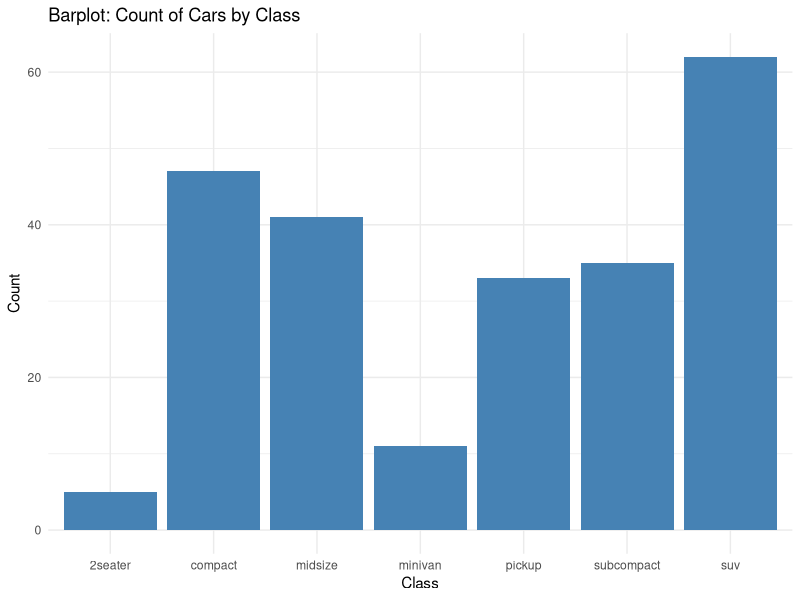
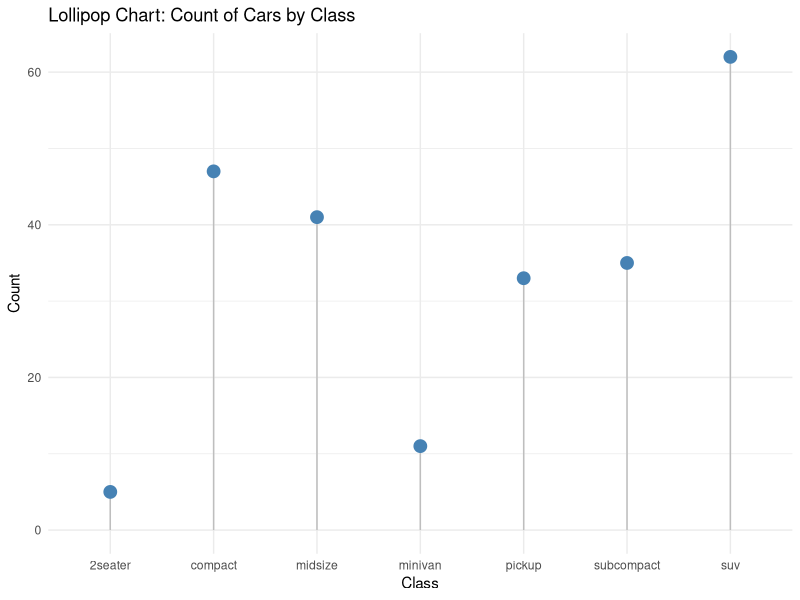
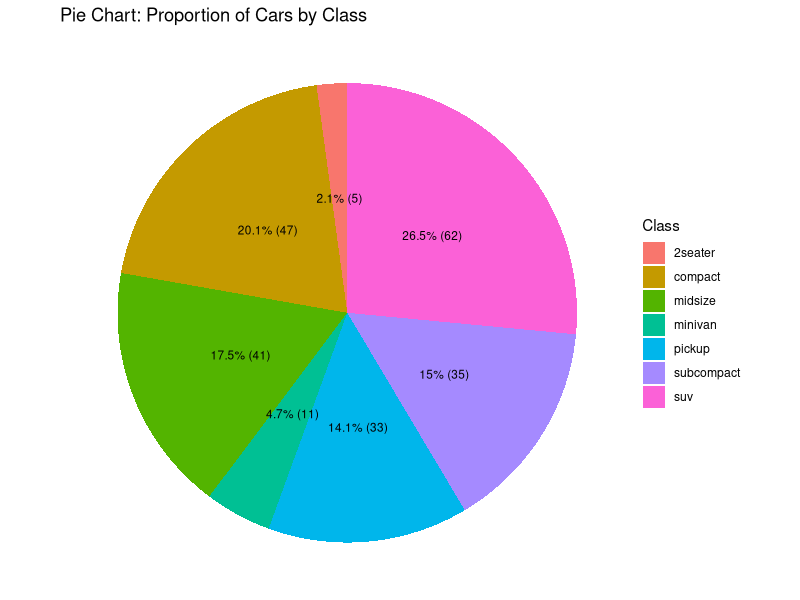
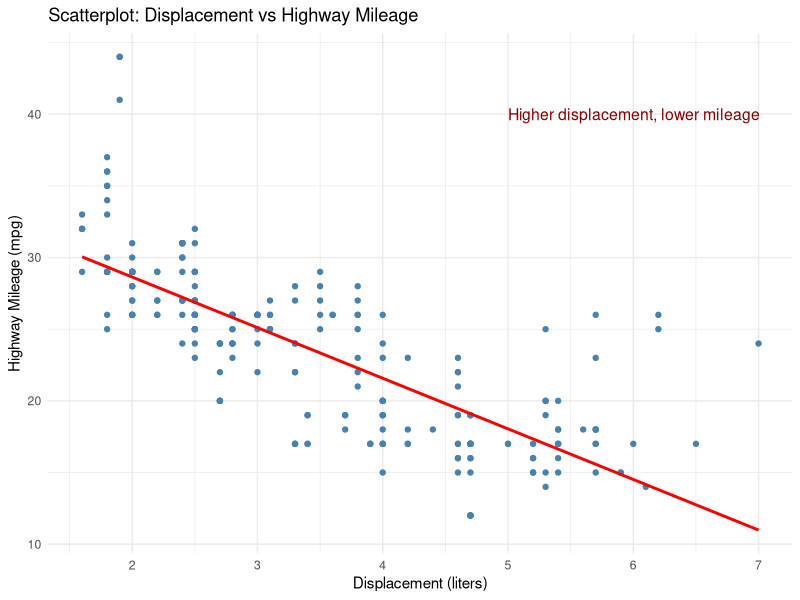
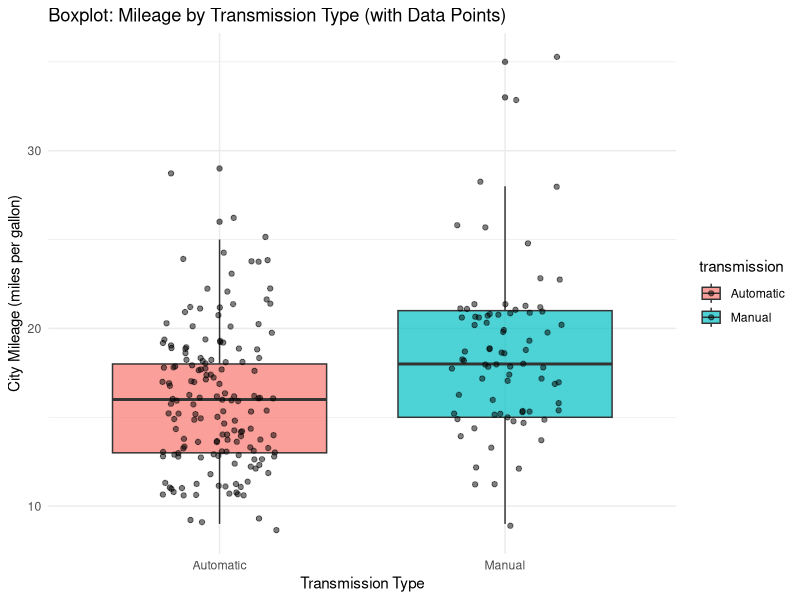
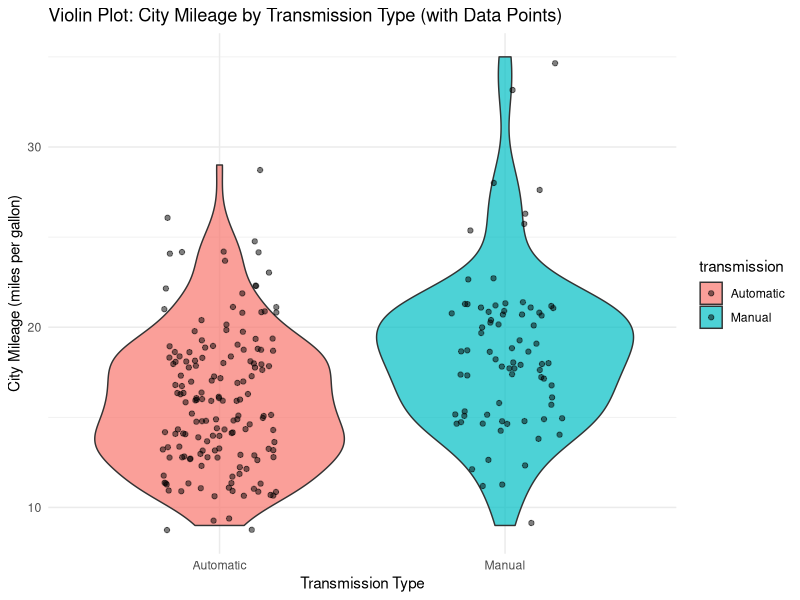
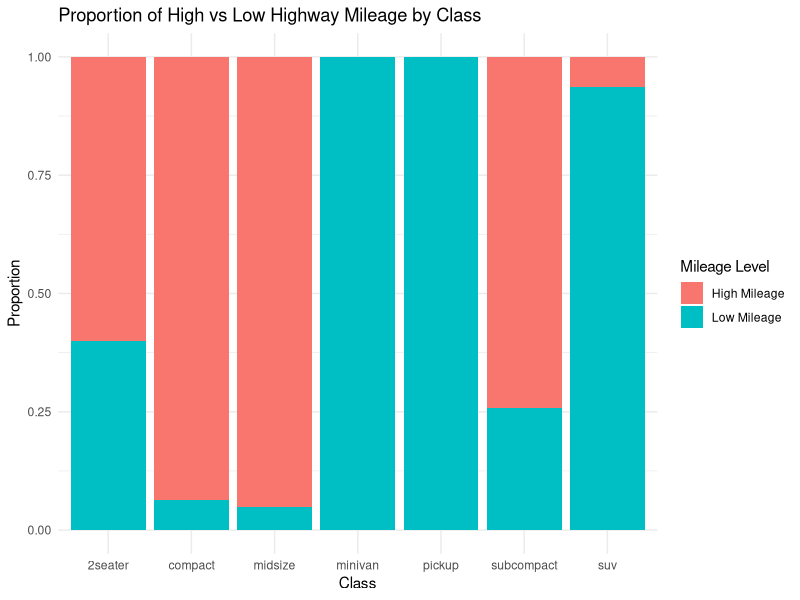
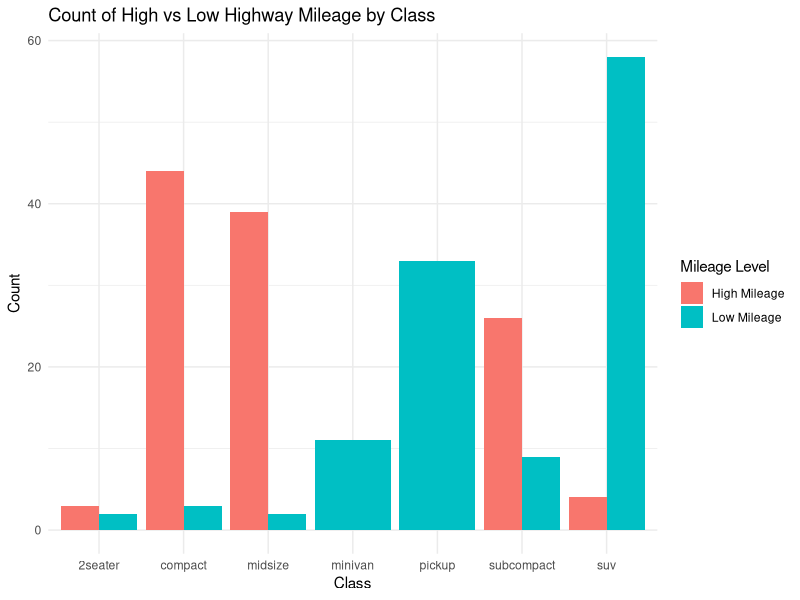

These charts were generated, in order, by the following R code:
## ---- chunk 1
# Load necessary libraries
library(tidyverse)
# Load the dataset
# Unnecessary to load the dataset again, as it was already loaded with tidyverse!

# Explore the dataset
summary(mpg)
head(mpg)

# Barplot: Count of cars by class
ggplot(mpg, aes(x = class)) +
  geom_bar(fill = "steelblue") +
  labs(
    title = "Barplot: Count of Cars by Class",
    x = "Class",
    y = "Count"
  ) +
  theme_minimal()

# Lollipop chart: Count of cars by class
mpg_class_count <- mpg %>%
  count(class)

ggplot(mpg_class_count, aes(x = class, y = n)) +
  geom_segment(aes(x = class, xend = class, y = 0, yend = n), color = "gray") +
  geom_point(color = "steelblue", size = 4) +
  labs(
    title = "Lollipop Chart: Count of Cars by Class",
    x = "Class",
    y = "Count"
  ) +
  theme_minimal()

# Pie chart: Proportion of cars by class with percentages and counts
mpg_class_count <- mpg_class_count %>%
    mutate(percentage = n / sum(n) * 100)

ggplot(mpg_class_count, aes(x = "", y = n, fill = class)) +
    geom_bar(stat = "identity", width = 1) +
    coord_polar("y") +
    geom_text(aes(label = paste0(round(percentage, 1), "% (", n, ")")), 
                        position = position_stack(vjust = 0.5), size = 3) +
    labs(
        title = "Pie Chart: Proportion of Cars by Class",
        x = NULL,
        y = NULL,
        fill = "Class"
    ) + 
  theme_void()

## ---- chunk 2
# Scatterplot: Relationship between displacement and highway mileage
ggplot(mpg, aes(x = displ, y = hwy)) +
  geom_point(color = "steelblue") +
  geom_smooth(method = "lm", color = "red", se = FALSE) +
  annotate("text", x = 5, y = 40, label = "Higher displacement, lower mileage", color = "darkred", size = 4, hjust = 0) +
  labs(
    title = "Scatterplot: Displacement vs Highway Mileage",
    x = "Displacement (liters)",
    y = "Highway Mileage (mpg)"
  ) +
  theme_minimal()
## ---- chunk 3
# Create a binary variable: Automatic vs Manual transmission
mpg_binary_ordinal <- mpg %>%
  mutate(transmission = ifelse(str_detect(trans, "auto"), "Automatic", "Manual"))

# Visualization 1: Boxplot with data points
ggplot(mpg_binary_ordinal, aes(x = transmission, y = cty, fill = transmission)) +
  geom_boxplot(alpha = 0.7) +
  geom_jitter(width = 0.2, alpha = 0.5, color = "black") +
  labs(
    title = "Boxplot: Mileage by Transmission Type (with Data Points)",
    x = "Transmission Type",
    y = "City Mileage (miles per gallon)"
  ) +
  theme_minimal()

# Visualization 2: Violin plot with data points
ggplot(mpg_binary_ordinal, aes(x = transmission, y = cty, fill = transmission)) +
  geom_violin(alpha = 0.7) +
  geom_jitter(width = 0.2, alpha = 0.5, color = "black") +
  labs(
    title = "Violin Plot: City Mileage by Transmission Type (with Data Points)",
    x = "Transmission Type",
    y = "City Mileage (miles per gallon)"
  ) +
  theme_minimal()
## ---- chunk 4
# Create a binary variable: High vs Low highway mileage
mpg_ordinal_binary <- mpg %>%
  mutate(high_mileage = ifelse(hwy > median(hwy), "High Mileage", "Low Mileage"))

# Visualization 1: Stacked bar plot
ggplot(mpg_ordinal_binary, aes(x = class, fill = high_mileage)) +
  geom_bar(position = "fill") +
  labs(
    title = "Proportion of High vs Low Highway Mileage by Class",
    x = "Class",
    y = "Proportion",
    fill = "Mileage Level"
  ) +
  theme_minimal()

# Visualization 2: Grouped bar plot
ggplot(mpg_ordinal_binary, aes(x = class, fill = high_mileage)) +
  geom_bar(position = "dodge") +
  labs(
    title = "Count of High vs Low Highway Mileage by Class",
    x = "Class",
    y = "Count",
    fill = "Mileage Level"
  ) +
  theme_minimal()
